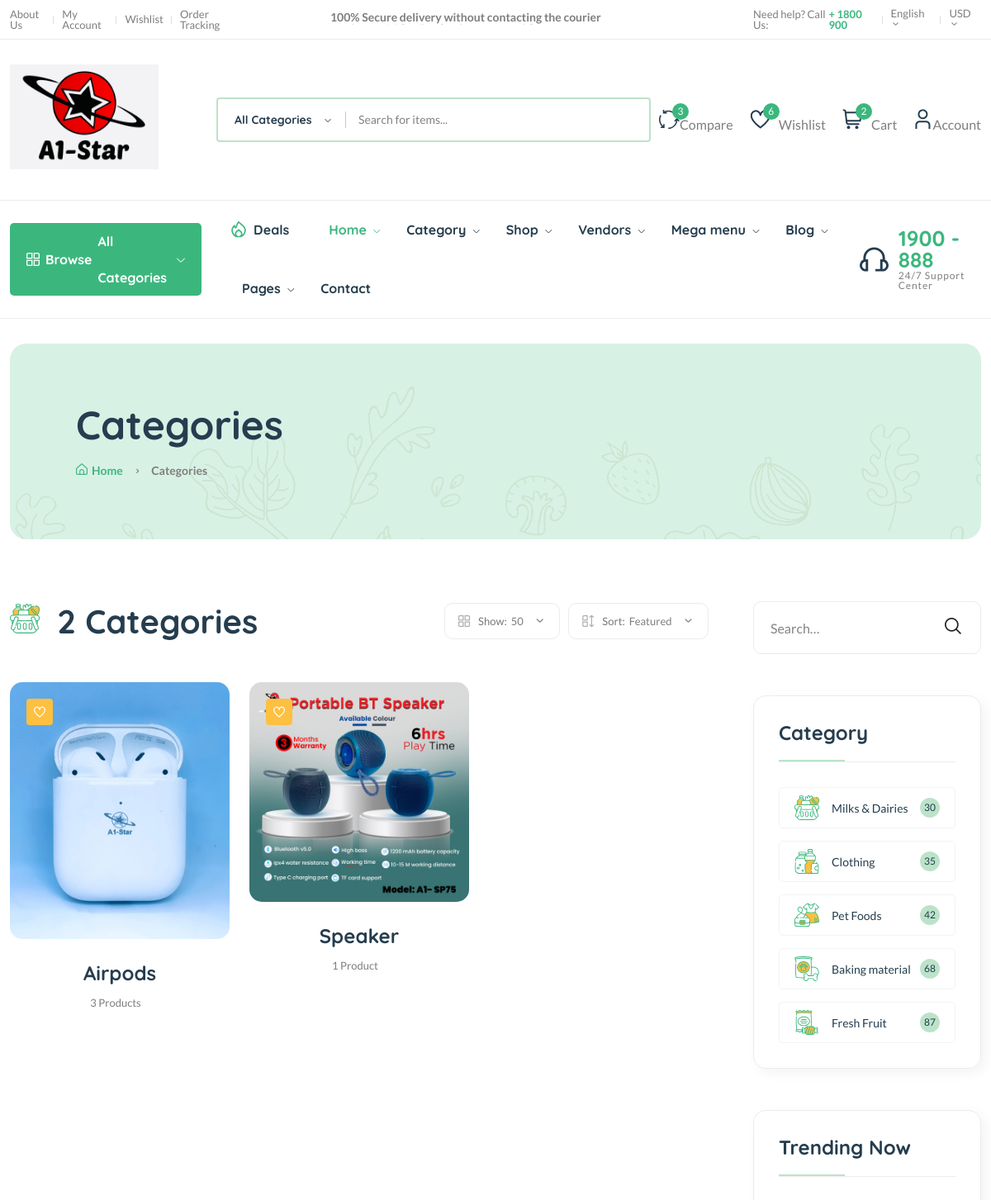
The page /category/ (upper part) on the database as committed earlier.
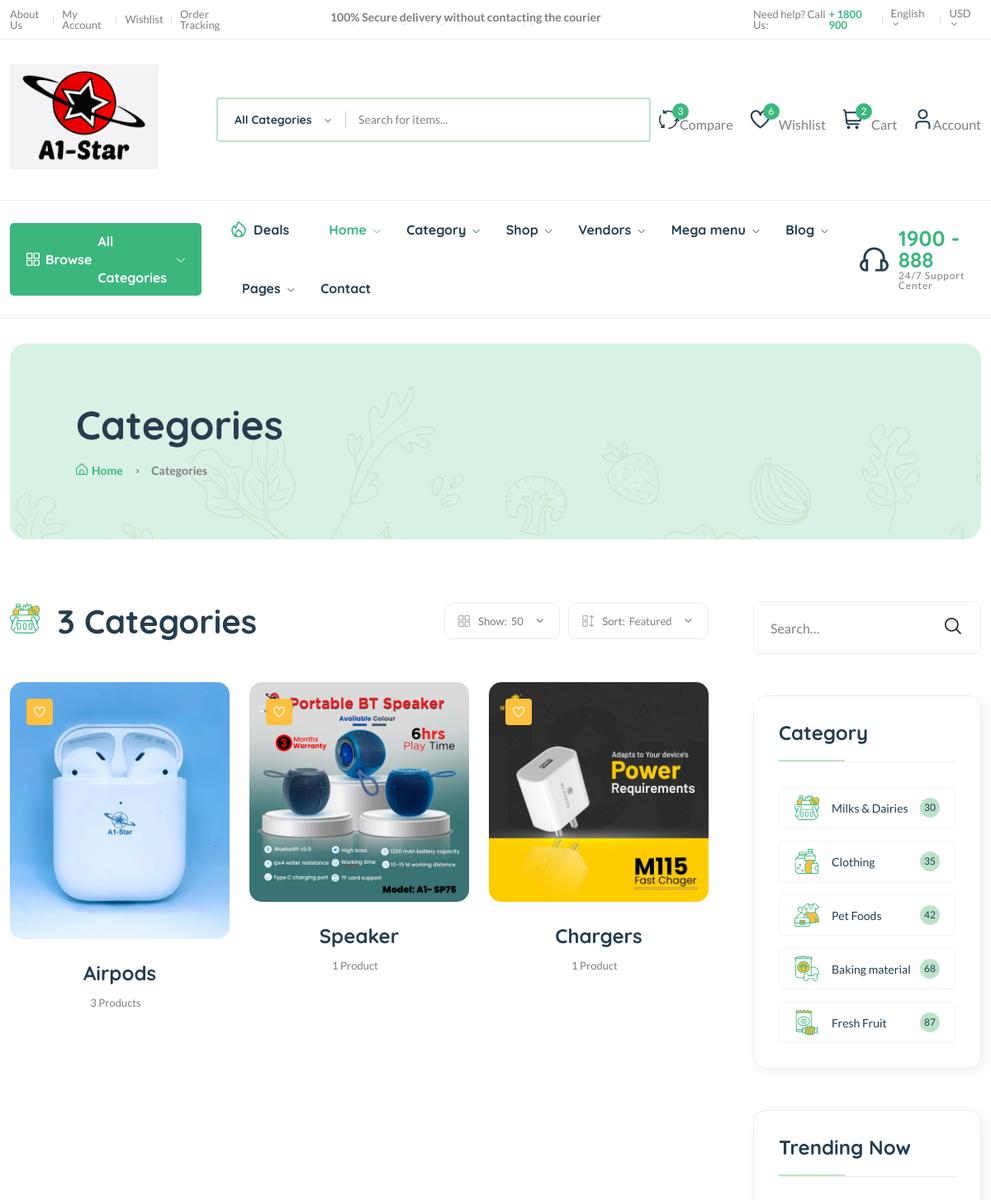
The same page on the database as committed later.
### core/models.py (models this page shows, shortened)
class Category(models.Model):
    cid = ShortUUIDField(unique=True, length=10, max_length=20, prefix="cat", alphabet="abcdefgh12345")
    title = models.CharField(max_length=100, default="Food")
    image = models.ImageField(upload_to="category", default="category.jpg")
    class Meta:
        verbose_name_plural = "Categories"

### core/views.py (the view)
# urls.py: path("category/", category_list_view, name='category-list'),
def category_list_view(request):
    categories = Category.objects.all()
    context = {
        "categories":categories
    }
    return render(request, 'core/category-list.html', context)

### core/context_processor.py (called while the page is built)
def default(request):
    categories = Category.objects.all()
    return{
        'categories':categories,
    }

### templates/core/category-list.html (shortened to what the changed rows need)
{% extends "partials/base.html" %}
{% load static %}
{% block content %}
    <main class="main">
        <div class="page-header mt-30 mb-75">
            <div class="container">
                <div class="archive-header">
                    <div class="row align-items-center">
                        <div class="col-xl-3">
                            <h1 class="mb-15">Categories</h1>
                        </div>
                    </div>
                </div>
            </div>
        </div>
        <div class="page-content mb-50">
            <div class="container">
                <div class="row">
                    <div class="col-lg-9">
                        <div class="shop-product-fillter mb-50 pr-30">
                            <div class="totall-product">
                                <h2>
                                    <img class="w-36px mr-10" src="assets/imgs/theme/icons/category-1.svg" alt="" />
                                    {{categories.count}} Categories
                                </h2>
                            </div>
                        </div>
                        <div class="loop-grid pr-30">
                            <div class="row">
                                {% for c in categories %}
                                <article class="col-xl-4 col-lg-6 col-md-6 text-center hover-up mb-30 animated">
                                    <div class="post-thumb">
                                        <a href="{% url 'core:category-product-list' c.cid %}">
                                            <img class="border-radius-15" src="{{c.image.url}}" alt="" />
                                        </a>
                                        <div class="entry-meta">
                                            <a class="entry-meta meta-2" href="blog-category-grid.html"><i class="fi-rs-heart"></i></a>
                                        </div>
                                    </div>
                                    <div class="entry-content-2">
                                        <h4 class="post-title mb-15">
                                            <a href="{% url 'core:category-product-list' c.cid %}">{{ c.title }}</a>
                                        </h4>
                                        <div class="entry-meta font-xs color-grey mt-10 pb-10">
                                            <div>
                                                <span class="hit-count mr-10">{{c.category.count}} Product{{c.category.count|pluralize}}</span>
                                            </div>
                                        </div>
                                    </div>
                                </article>
                                {% endfor %}
                            </div>
                        </div>
                    </div>
                </div>
            </div>
        </div>
    </main>
{% endblock content %}

Rows that differ between the two databases and show on the page:
added Category: image (picture), title "Chargers", category.count "1"
Other text that changed with them:
{{ categories.count }}: "2" → "3"
